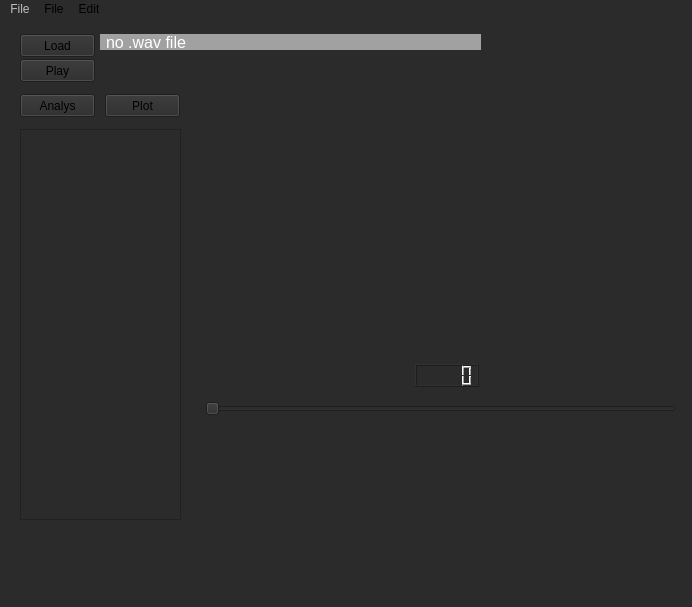
<?xml version="1.0" encoding="UTF-8"?>
<ui version="4.0">
 <class>MainWindow</class>
 <widget class="QMainWindow" name="MainWindow">
  <property name="geometry">
   <rect>
    <x>0</x>
    <y>0</y>
    <width>692</width>
    <height>607</height>
   </rect>
  </property>
  <property name="maximumSize">
   <size>
    <width>692</width>
    <height>1016</height>
   </size>
  </property>
  <property name="windowTitle">
   <string>MainWindow</string>
  </property>
  <property name="styleSheet">
   <string notr="true">background-color: rgb(255, 255, 255);
background-color: rgb(43, 43, 43);
</string>
  </property>
  <widget class="QWidget" name="centralwidget">
   <widget class="QPushButton" name="load_btn">
    <property name="geometry">
     <rect>
      <x>20</x>
      <y>15</y>
      <width>75</width>
      <height>23</height>
     </rect>
    </property>
    <property name="text">
     <string>Load</string>
    </property>
   </widget>
   <widget class="QLabel" name="label">
    <property name="geometry">
     <rect>
      <x>100</x>
      <y>15</y>
      <width>381</width>
      <height>16</height>
     </rect>
    </property>
    <property name="font">
     <font>
      <pointsize>12</pointsize>
     </font>
    </property>
    <property name="styleSheet">
     <string notr="true">background-color:rgb(161, 161, 161);
color: rgb(255, 255, 255);
padding:2px;</string>
    </property>
    <property name="text">
     <string>no .wav file</string>
    </property>
   </widget>
   <widget class="QPushButton" name="play_btn">
    <property name="geometry">
     <rect>
      <x>20</x>
      <y>40</y>
      <width>75</width>
      <height>23</height>
     </rect>
    </property>
    <property name="text">
     <string>Play</string>
    </property>
   </widget>
   <widget class="QPushButton" name="ana_btn">
    <property name="geometry">
     <rect>
      <x>20</x>
      <y>75</y>
      <width>75</width>
      <height>23</height>
     </rect>
    </property>
    <property name="text">
     <string>Analys</string>
    </property>
   </widget>
   <widget class="WaveMplCanvas" name="figure1" native="true">
    <property name="geometry">
     <rect>
      <x>210</x>
      <y>110</y>
      <width>466</width>
      <height>96</height>
     </rect>
    </property>
   </widget>
   <widget class="QPushButton" name="plot_btn">
    <property name="geometry">
     <rect>
      <x>105</x>
      <y>75</y>
      <width>75</width>
      <height>23</height>
     </rect>
    </property>
    <property name="text">
     <string>Plot</string>
    </property>
   </widget>
   <widget class="GwtMplCanvas" name="figure2" native="true">
    <property name="geometry">
     <rect>
      <x>210</x>
      <y>220</y>
      <width>466</width>
      <height>111</height>
     </rect>
    </property>
   </widget>
   <widget class="QSlider" name="atTimeSlider">
    <property name="geometry">
     <rect>
      <x>205</x>
      <y>380</y>
      <width>471</width>
      <height>19</height>
     </rect>
    </property>
    <property name="maximum">
     <number>99</number>
    </property>
    <property name="singleStep">
     <number>1</number>
    </property>
    <property name="orientation">
     <enum>Qt::Horizontal</enum>
    </property>
   </widget>
   <widget class="SpectrumAtTimeMplCanvas" name="figure3" native="true">
    <property name="geometry">
     <rect>
      <x>215</x>
      <y>410</y>
      <width>461</width>
      <height>126</height>
     </rect>
    </property>
   </widget>
   <widget class="QLCDNumber" name="lcdNumber">
    <property name="geometry">
     <rect>
      <x>415</x>
      <y>345</y>
      <width>64</width>
      <height>23</height>
     </rect>
    </property>
   </widget>
   <widget class="FileListWidget" name="myListView">
    <property name="geometry">
     <rect>
      <x>20</x>
      <y>110</y>
      <width>161</width>
      <height>391</height>
     </rect>
    </property>
   </widget>
  </widget>
  <widget class="QMenuBar" name="menubar">
   <property name="geometry">
    <rect>
     <x>0</x>
     <y>0</y>
     <width>692</width>
     <height>24</height>
    </rect>
   </property>
   <property name="palette">
    <palette>
     <active>
      <colorrole role="Button">
       <brush brushstyle="SolidPattern">
        <color alpha="255">
         <red>43</red>
         <green>43</green>
         <blue>43</blue>
        </color>
       </brush>
      </colorrole>
      <colorrole role="Base">
       <brush brushstyle="SolidPattern">
        <color alpha="255">
         <red>43</red>
         <green>43</green>
         <blue>43</blue>
        </color>
       </brush>
      </colorrole>
      <colorrole role="Window">
       <brush brushstyle="SolidPattern">
        <color alpha="255">
         <red>43</red>
         <green>43</green>
         <blue>43</blue>
        </color>
       </brush>
      </colorrole>
     </active>
     <inactive>
      <colorrole role="Button">
       <brush brushstyle="SolidPattern">
        <color alpha="255">
         <red>43</red>
         <green>43</green>
         <blue>43</blue>
        </color>
       </brush>
      </colorrole>
      <colorrole role="Base">
       <brush brushstyle="SolidPattern">
        <color alpha="255">
         <red>43</red>
         <green>43</green>
         <blue>43</blue>
        </color>
       </brush>
      </colorrole>
      <colorrole role="Window">
       <brush brushstyle="SolidPattern">
        <color alpha="255">
         <red>43</red>
         <green>43</green>
         <blue>43</blue>
        </color>
       </brush>
      </colorrole>
     </inactive>
     <disabled>
      <colorrole role="Button">
       <brush brushstyle="SolidPattern">
        <color alpha="255">
         <red>43</red>
         <green>43</green>
         <blue>43</blue>
        </color>
       </brush>
      </colorrole>
      <colorrole role="Base">
       <brush brushstyle="SolidPattern">
        <color alpha="255">
         <red>43</red>
         <green>43</green>
         <blue>43</blue>
        </color>
       </brush>
      </colorrole>
      <colorrole role="Window">
       <brush brushstyle="SolidPattern">
        <color alpha="255">
         <red>43</red>
         <green>43</green>
         <blue>43</blue>
        </color>
       </brush>
      </colorrole>
     </disabled>
    </palette>
   </property>
   <widget class="QMenu" name="menuFile">
    <property name="enabled">
     <bool>false</bool>
    </property>
    <property name="contextMenuPolicy">
     <enum>Qt::DefaultContextMenu</enum>
    </property>
    <property name="autoFillBackground">
     <bool>false</bool>
    </property>
    <property name="styleSheet">
     <string notr="true">background-color: rgb(73, 73, 73)
</string>
    </property>
    <property name="title">
     <string>File</string>
    </property>
    <property name="icon">
     <iconset>
      <normaloff>:/icon_fifi/icon_fifics.png</normaloff>:/icon_fifi/icon_fifics.png</iconset>
    </property>
    <property name="separatorsCollapsible">
     <bool>false</bool>
    </property>
   </widget>
   <widget class="QMenu" name="menuFiSig">
    <property name="autoFillBackground">
     <bool>false</bool>
    </property>
    <property name="styleSheet">
     <string notr="true">background-color: rgb(73, 73, 73);
border-right-color: rgb(0, 0, 0);
color: rgb(255, 255, 255);
border-color: rgb(0, 0, 0);</string>
    </property>
    <property name="title">
     <string>File</string>
    </property>
    <addaction name="actionOpen_wav_2"/>
    <addaction name="actionClose_2"/>
   </widget>
   <widget class="QMenu" name="menuEdit">
    <property name="styleSheet">
     <string notr="true">color: rgb(255, 255, 255);</string>
    </property>
    <property name="title">
     <string>Edit</string>
    </property>
   </widget>
   <addaction name="menuFile"/>
   <addaction name="menuFiSig"/>
   <addaction name="menuEdit"/>
  </widget>
  <widget class="QStatusBar" name="statusbar"/>
  <action name="actionOpen_wav">
   <property name="text">
    <string>Open(.wav)</string>
   </property>
  </action>
  <action name="actionClose">
   <property name="text">
    <string>Close</string>
   </property>
  </action>
  <action name="actionOpen_wav_2">
   <property name="text">
    <string>Open(.wav)</string>
   </property>
  </action>
  <action name="actionClose_2">
   <property name="checkable">
    <bool>false</bool>
   </property>
   <property name="text">
    <string>Close</string>
   </property>
  </action>
 </widget>
 <customwidgets>
  <customwidget>
   <class>WaveMplCanvas</class>
   <extends>QWidget</extends>
   <header>FiSig.MplCanvas.h</header>
   <container>1</container>
   <slots>
    <slot>updateAtTime()</slot>
   </slots>
  </customwidget>
  <customwidget>
   <class>GwtMplCanvas</class>
   <extends>QWidget</extends>
   <header>FiSig.MplCanvas.h</header>
   <container>1</container>
   <slots>
    <slot>updateAtTime()</slot>
   </slots>
  </customwidget>
  <customwidget>
   <class>SpectrumAtTimeMplCanvas</class>
   <extends>QWidget</extends>
   <header>FiSig.MplCanvas.h</header>
   <container>1</container>
   <slots>
    <slot>updateAtTime()</slot>
   </slots>
  </customwidget>
  <customwidget>
   <class>FileListWidget</class>
   <extends>QListView</extends>
   <header>FileListWidget.h</header>
  </customwidget>
 </customwidgets>
 <tabstops>
  <tabstop>load_btn</tabstop>
 </tabstops>
 <resources/>
 <connections>
  <connection>
   <sender>load_btn</sender>
   <signal>clicked()</signal>
   <receiver>MainWindow</receiver>
   <slot>openFileDialog()</slot>
   <hints>
    <hint type="sourcelabel">
     <x>57</x>
     <y>55</y>
    </hint>
    <hint type="destinationlabel">
     <x>380</x>
     <y>242</y>
    </hint>
   </hints>
  </connection>
  <connection>
   <sender>actionClose_2</sender>
   <signal>triggered()</signal>
   <receiver>MainWindow</receiver>
   <slot>close()</slot>
   <hints>
    <hint type="sourcelabel">
     <x>-1</x>
     <y>-1</y>
    </hint>
    <hint type="destinationlabel">
     <x>380</x>
     <y>242</y>
    </hint>
   </hints>
  </connection>
  <connection>
   <sender>actionOpen_wav_2</sender>
   <signal>triggered()</signal>
   <receiver>MainWindow</receiver>
   <slot>openFileDialog()</slot>
   <hints>
    <hint type="sourcelabel">
     <x>-1</x>
     <y>-1</y>
    </hint>
    <hint type="destinationlabel">
     <x>380</x>
     <y>242</y>
    </hint>
   </hints>
  </connection>
  <connection>
   <sender>MainWindow</sender>
   <signal>fileloaded(QString)</signal>
   <receiver>label</receiver>
   <slot>setText(QString)</slot>
   <hints>
    <hint type="sourcelabel">
     <x>380</x>
     <y>242</y>
    </hint>
    <hint type="destinationlabel">
     <x>290</x>
     <y>54</y>
    </hint>
   </hints>
  </connection>
  <connection>
   <sender>MainWindow</sender>
   <signal>fileloaded(QString)</signal>
   <receiver>MainWindow</receiver>
   <slot>flashStatusBar()</slot>
   <hints>
    <hint type="sourcelabel">
     <x>380</x>
     <y>242</y>
    </hint>
    <hint type="destinationlabel">
     <x>380</x>
     <y>242</y>
    </hint>
   </hints>
  </connection>
  <connection>
   <sender>play_btn</sender>
   <signal>clicked()</signal>
   <receiver>MainWindow</receiver>
   <slot>playAudio()</slot>
   <hints>
    <hint type="sourcelabel">
     <x>57</x>
     <y>80</y>
    </hint>
    <hint type="destinationlabel">
     <x>380</x>
     <y>242</y>
    </hint>
   </hints>
  </connection>
  <connection>
   <sender>MainWindow</sender>
   <signal>fileloaded(QString)</signal>
   <receiver>MainWindow</receiver>
   <slot>setAudioFile()</slot>
   <hints>
    <hint type="sourcelabel">
     <x>380</x>
     <y>242</y>
    </hint>
    <hint type="destinationlabel">
     <x>380</x>
     <y>242</y>
    </hint>
   </hints>
  </connection>
  <connection>
   <sender>ana_btn</sender>
   <signal>clicked()</signal>
   <receiver>MainWindow</receiver>
   <slot>analys()</slot>
   <hints>
    <hint type="sourcelabel">
     <x>57</x>
     <y>115</y>
    </hint>
    <hint type="destinationlabel">
     <x>380</x>
     <y>242</y>
    </hint>
   </hints>
  </connection>
  <connection>
   <sender>plot_btn</sender>
   <signal>clicked()</signal>
   <receiver>MainWindow</receiver>
   <slot>plot()</slot>
   <hints>
    <hint type="sourcelabel">
     <x>142</x>
     <y>115</y>
    </hint>
    <hint type="destinationlabel">
     <x>380</x>
     <y>242</y>
    </hint>
   </hints>
  </connection>
  <connection>
   <sender>atTimeSlider</sender>
   <signal>valueChanged(int)</signal>
   <receiver>figure3</receiver>
   <slot>updateAtTime()</slot>
   <hints>
    <hint type="sourcelabel">
     <x>590</x>
     <y>112</y>
    </hint>
    <hint type="destinationlabel">
     <x>611</x>
     <y>215</y>
    </hint>
   </hints>
  </connection>
  <connection>
   <sender>atTimeSlider</sender>
   <signal>valueChanged(int)</signal>
   <receiver>lcdNumber</receiver>
   <slot>display(int)</slot>
   <hints>
    <hint type="sourcelabel">
     <x>733</x>
     <y>112</y>
    </hint>
    <hint type="destinationlabel">
     <x>738</x>
     <y>71</y>
    </hint>
   </hints>
  </connection>
  <connection>
   <sender>atTimeSlider</sender>
   <signal>valueChanged(int)</signal>
   <receiver>figure2</receiver>
   <slot>updateAtTime()</slot>
   <hints>
    <hint type="sourcelabel">
     <x>541</x>
     <y>117</y>
    </hint>
    <hint type="destinationlabel">
     <x>312</x>
     <y>393</y>
    </hint>
   </hints>
  </connection>
  <connection>
   <sender>atTimeSlider</sender>
   <signal>valueChanged(int)</signal>
   <receiver>figure1</receiver>
   <slot>updateAtTime()</slot>
   <hints>
    <hint type="sourcelabel">
     <x>654</x>
     <y>112</y>
    </hint>
    <hint type="destinationlabel">
     <x>231</x>
     <y>172</y>
    </hint>
   </hints>
  </connection>
 </connections>
 <slots>
  <signal>fileloaded(QString)</signal>
  <signal>fileloaded()</signal>
  <slot>openFileDialog()</slot>
  <slot>flashStatusBar()</slot>
  <slot>playAudio()</slot>
  <slot>setAudioFile()</slot>
  <slot>analys()</slot>
  <slot>plot()</slot>
 </slots>
</ui>
